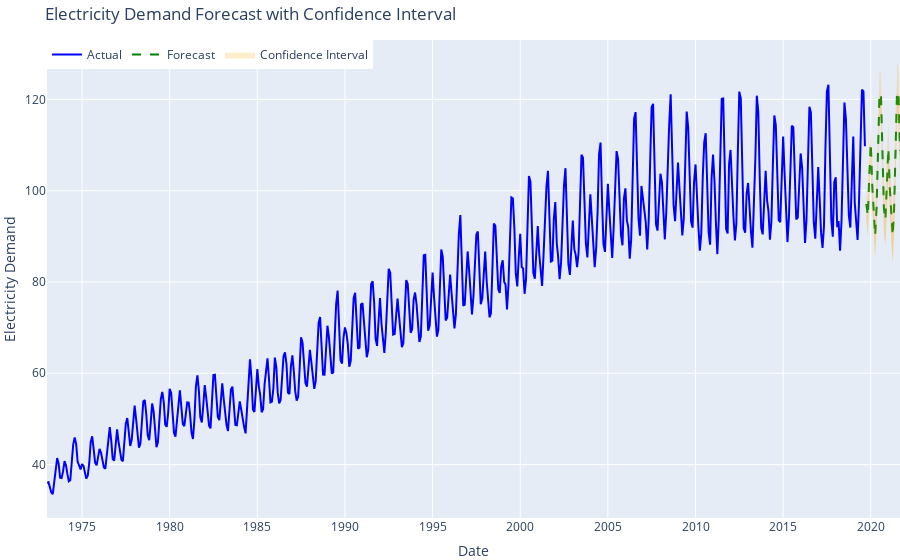

Write notebook code for a chart like this one.
### Code cell
# Create a figure
fig = go.Figure()

# Plot the actual time series data
fig.add_trace(go.Scatter(x=df_ts.index, y=df_ts['electricity_consumption'], mode='lines', name='Actual', line=dict(color='blue')))

# Plot the forecasted values
fig.add_trace(go.Scatter(x=forecast.index, y=forecast['electricity_demand_forecast'], mode='lines', name='Forecast', line=dict(color='green', dash='dash', width=2)))

# Plot the confidence interval
fig.add_trace(go.Scatter(x=forecast.index, y=forecast['lower_lim'], fill='tonexty', mode='lines', line=dict(color='orange', width=0), fillcolor='rgba(255, 165, 0, 0.2)', name='Confidence Interval'))
fig.add_trace(go.Scatter(x=forecast.index, y=forecast['upper_lim'], fill='tonexty', mode='lines', line=dict(color='orange', width=0), fillcolor='rgba(255, 165, 0, 0.2)', showlegend=False))

# Customize the layout
fig.update_layout(
    title='Electricity Demand Forecast with Confidence Interval',
    xaxis=dict(title='Date', showgrid=True),
    yaxis=dict(title='Electricity Demand', showgrid=True),
    legend=dict(x=0, y=1, traceorder='normal', orientation='h'),
    margin=dict(l=0, r=0, t=40, b=0),
)

### Figure 1 — Plotly figure (JSON) as saved in the notebook; plotly's stock layout.template omitted (floating-point values rounded to 4 significant figures; data arrays with more than 128 entries replaced by an {"elided": "..."} marker saying what was removed)
{"data": [{"line": {"color": "blue"}, "mode": "lines", "name": "Actual", "type": "scatter", "x": {"elided": "561 str values"}, "y": {"elided": "561 float values"}}, {"line": {"color": "green", "dash": "dash", "width": 2}, "mode": "lines", "name": "Forecast", "type": "scatter", "x": ["2019-10-01T00:00:00", "2019-11-01T00:00:00", "2019-12-01T00:00:00", "2020-01-01T00:00:00", "2020-02-01T00:00:00", "2020-03-01T00:00:00", "2020-04-01T00:00:00", "2020-05-01T00:00:00", "2020-06-01T00:00:00", "2020-07-01T00:00:00", "2020-08-01T00:00:00", "2020-09-01T00:00:00", "2020-10-01T00:00:00", "2020-11-01T00:00:00", "2020-12-01T00:00:00", "2021-01-01T00:00:00", "2021-02-01T00:00:00", "2021-03-01T00:00:00", "2021-04-01T00:00:00", "2021-05-01T00:00:00", "2021-06-01T00:00:00", "2021-07-01T00:00:00", "2021-08-01T00:00:00", "2021-09-01T00:00:00"], "y": [97.09, 94.46, 103.2, 110.5, 101.1, 96.23, 90.12, 96.4, 110.4, 121.3, 120.6, 108.8, 96.08, 93.6, 102.5, 109.2, 100.5, 95.89, 90.07, 95.99, 110.5, 121.7, 120.9, 108.7]}, {"fill": "tonexty", "fillcolor": "rgba(255, 165, 0, 0.2)", "line": {"color": "orange", "width": 0}, "mode": "lines", "name": "Confidence Interval", "type": "scatter", "x": ["2019-10-01T00:00:00", "2019-11-01T00:00:00", "2019-12-01T00:00:00", "2020-01-01T00:00:00", "2020-02-01T00:00:00", "2020-03-01T00:00:00", "2020-04-01T00:00:00", "2020-05-01T00:00:00", "2020-06-01T00:00:00", "2020-07-01T00:00:00", "2020-08-01T00:00:00", "2020-09-01T00:00:00", "2020-10-01T00:00:00", "2020-11-01T00:00:00", "2020-12-01T00:00:00", "2021-01-01T00:00:00", "2021-02-01T00:00:00", "2021-03-01T00:00:00", "2021-04-01T00:00:00", "2021-05-01T00:00:00", "2021-06-01T00:00:00", "2021-07-01T00:00:00", "2021-08-01T00:00:00", "2021-09-01T00:00:00"], "y": [93.63, 90.16, 98.68, 105.8, 96.36, 91.4, 85.24, 91.47, 105.5, 116.3, 115.6, 103.7, 90.71, 88.04, 96.86, 103.5, 94.69, 90.02, 84.13, 90.0, 104.5, 115.6, 114.8, 102.5]}, {"fill": "tonexty", "fillcolor": "rgba(255, 165, 0, 0.2)", "line": {"color": "orange", "width": 0}, "mode": "lines", "showlegend": false, "type": "scatter", "x": ["2019-10-01T00:00:00", "2019-11-01T00:00:00", "2019-12-01T00:00:00", "2020-01-01T00:00:00", "2020-02-01T00:00:00", "2020-03-01T00:00:00", "2020-04-01T00:00:00", "2020-05-01T00:00:00", "2020-06-01T00:00:00", "2020-07-01T00:00:00", "2020-08-01T00:00:00", "2020-09-01T00:00:00", "2020-10-01T00:00:00", "2020-11-01T00:00:00", "2020-12-01T00:00:00", "2021-01-01T00:00:00", "2021-02-01T00:00:00", "2021-03-01T00:00:00", "2021-04-01T00:00:00", "2021-05-01T00:00:00", "2021-06-01T00:00:00", "2021-07-01T00:00:00", "2021-08-01T00:00:00", "2021-09-01T00:00:00"], "y": [100.5, 98.75, 107.7, 115.1, 105.9, 101.1, 95.0, 101.3, 115.4, 126.3, 125.6, 113.9, 101.5, 99.16, 108.2, 115.0, 106.3, 101.8, 96.0, 102.0, 116.6, 127.8, 127.1, 114.9]}], "layout": {"legend": {"orientation": "h", "traceorder": "normal", "x": 0, "y": 1}, "margin": {"b": 0, "l": 0, "r": 0, "t": 40}, "title": {"text": "Electricity Demand Forecast with Confidence Interval"}, "xaxis": {"showgrid": true, "title": {"text": "Date"}}, "yaxis": {"showgrid": true, "title": {"text": "Electricity Demand"}}}}
